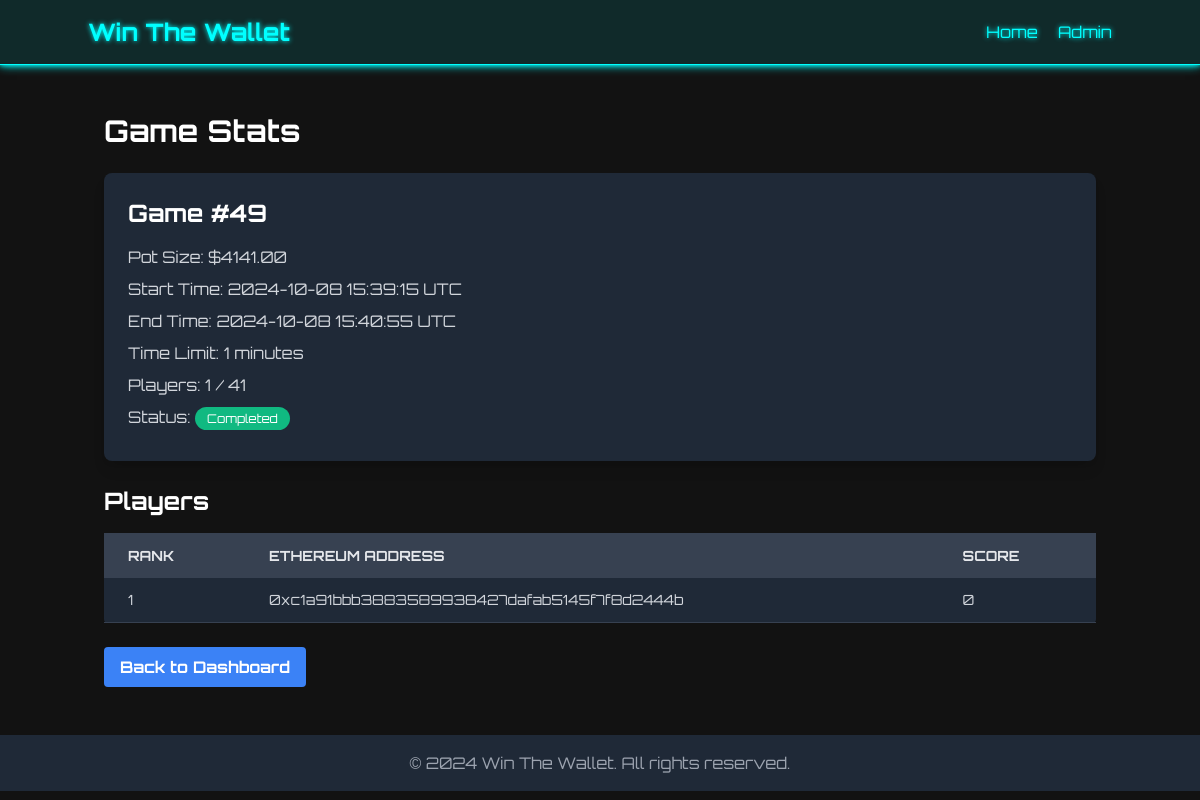
The page /admin/game_stats/49 on the database its author committed.
### models.py (models this page shows, shortened)
class Game(db.Model):
    id = db.Column(db.Integer, primary_key=True)
    time_limit = db.Column(db.Integer, nullable=False)
    max_players = db.Column(db.Integer, nullable=False)
    pot_size = db.Column(db.Float, nullable=False)
    entry_value = db.Column(db.Float, nullable=False)
    start_time = db.Column(db.DateTime(timezone=True), nullable=False)
    end_time = db.Column(db.DateTime(timezone=True))
    is_complete = db.Column(db.Boolean, default=False)
    has_started = db.Column(db.Boolean, default=False)
    created_at = db.Column(db.DateTime(timezone=True), default=get_current_utc_time)
    players = db.relationship('Player', back_populates='game', lazy=True)
    questions = db.relationship('Question', back_populates='game', lazy=True)

class Player(db.Model):
    id = db.Column(db.Integer, primary_key=True)
    game_id = db.Column(db.Integer, db.ForeignKey('game.id'), nullable=False)
    ethereum_address = db.Column(db.String(42), nullable=False)
    score = db.Column(db.Integer, default=0)
    joined_at = db.Column(db.DateTime(timezone=True), default=get_current_utc_time)  # Added timezone=True
    game = db.relationship('Game', back_populates='players')
    __table_args__ = (db.UniqueConstraint('game_id', 'ethereum_address', name='_game_ethereum_uc'),)

### routes.py (the view)
    @admin.route('/game_stats/<int:game_id>')
    def game_stats(game_id):
        game = Game.query.get_or_404(game_id)
        players = Player.query.filter_by(game_id=game_id).order_by(Player.score.desc()).all()
        return render_template('admin/game_stats.html', game=game, players=players)

### app.py (called while the page is built)
@app.context_processor
def inject_utils():
    return dict(now=datetime.now(timezone.utc), make_aware=make_aware)

### utils.py (called while the page is built)
def make_aware(dt):
    if dt is None:
        return None
    if dt.tzinfo is None:
        return pytz.utc.localize(dt)
    return dt

### templates/admin/game_stats.html
{% extends 'base.html' %}
{% block content %}
<h1 class="text-3xl font-bold mb-6 text-white">Game Stats</h1>
<div class="bg-gray-800 p-6 rounded-lg shadow-lg mb-6">
    <h2 class="text-2xl font-bold mb-4 text-white">Game #{{ game.id }}</h2>
    <p class="text-gray-300 mb-2">Pot Size: ${{ "%.2f"|format(game.pot_size) }}</p>
    <p class="text-gray-300 mb-2">
        Start Time:
        {% if game.start_time %}
            {{ make_aware(game.start_time).strftime('%Y-%m-%d %H:%M:%S %Z') }}
        {% else %}
            Not Set
        {% endif %}
    </p>
    <p class="text-gray-300 mb-2">
        End Time:
        {% if game.end_time %}
            {{ make_aware(game.end_time).strftime('%Y-%m-%d %H:%M:%S %Z') }}
        {% else %}
            Not Set
        {% endif %}
    </p>
    <p class="text-gray-300 mb-2">
        Time Limit: {{ game.time_limit // 60 }} minutes
    </p>
    <p class="text-gray-300 mb-2">
        Players: {{ players|length }} / {{ game.max_players }}
    </p>
    <p class="text-gray-300 mb-2">
        Status:
        {% set now = make_aware(now) %}
        {% if game.is_complete %}
            <span class="bg-green-500 text-white py-1 px-3 rounded-full text-xs">Completed</span>
        {% elif game.has_started and now < make_aware(game.end_time) %}
            <span class="bg-blue-500 text-white py-1 px-3 rounded-full text-xs">In Progress</span>
        {% elif now >= make_aware(game.start_time) and now < make_aware(game.end_time) %}
            <span class="bg-yellow-500 text-white py-1 px-3 rounded-full text-xs">Starting</span>
        {% else %}
            <span class="bg-gray-500 text-white py-1 px-3 rounded-full text-xs">Not Started</span>
        {% endif %}
    </p>
</div>
<h3 class="text-2xl font-bold mt-6 mb-4 text-white">Players</h3>
<div class="overflow-x-auto">
    <table class="w-full bg-gray-800 shadow-md rounded">
        <thead>
            <tr class="bg-gray-700 text-gray-200 uppercase text-sm leading-normal">
                <th class="py-3 px-6 text-left">Rank</th>
                <th class="py-3 px-6 text-left">Ethereum Address</th>
                <th class="py-3 px-6 text-left">Score</th>
            </tr>
        </thead>
        <tbody class="text-gray-300 text-sm font-light">
            {% for player in players %}
            <tr class="border-b border-gray-700 hover:bg-gray-600">
                <td class="py-3 px-6 text-left">{{ loop.index }}</td>
                <td class="py-3 px-6 text-left">{{ player.ethereum_address }}</td>
                <td class="py-3 px-6 text-left">{{ player.score }}</td>
            </tr>
            {% endfor %}
        </tbody>
    </table>
</div>
<a href="{{ url_for('admin.dashboard') }}" class="mt-6 inline-block bg-blue-500 hover:bg-blue-700 text-white font-bold py-2 px-4 rounded">Back to Dashboard</a>
{% endblock %}

### templates/base.html (style rules this page uses)
:root { --neon-color: #00ffff; --bg-color: #121212; --text-color: #ffffff; }
body { background-color: var(--bg-color); color: var(--text-color); }

### rows shown on the page
Game: id "49", pot_size "4141.00", start_time "2024-10-08 15:39:15 UTC", end_time "2024-10-08 15:40:55 UTC", time_limit "1", max_players "41"
Player: ethereum_address "0xc1a91bbb3883589938427dafab5145f7f8d2444b", score "0"

### other values the page prints
{{ players|length }} "1"
{{ now.year }} "2024"
